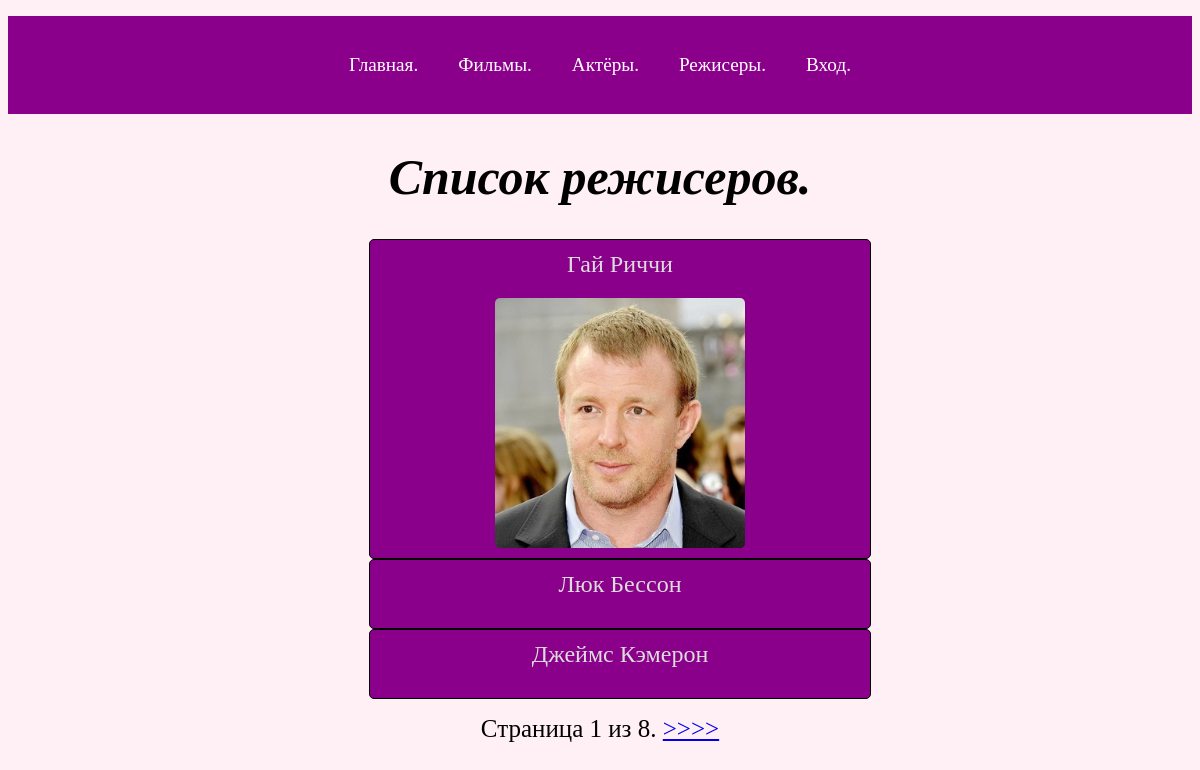
/direktor/, run on the app's committed database.
### kinopoisk/models.py (models this page shows, shortened)
class modelDirektor(models.Model):
    name = models.CharField(max_length=100, verbose_name='Режисер')
    info = models.TextField(verbose_name='Информация',null=True, blank=True)
    foto = models.FileField(blank=True, null=True,
                              verbose_name='Фото',
                              upload_to='fotoDirector/')
    def getUrl(self):
        return f'{self.id}/'

### kinopoisk/views.py (the view)
# urls.py: path('direktor/',views.direktorList.as_view(), name='alldirektor'),
class direktorList(generic.ListView):
    model = modelDirektor
    paginate_by = 3

### templates/kinopoisk/modeldirektor_list.html (shortened to what this page needs)
{% extends 'index.html' %}
{% load static %}
{% block heat %}
        <link rel="stylesheet" href="{% static 'css/index.css' %}">
        <link rel="stylesheet" href="{% static 'css/person.css' %}">
{% endblock %}
{% block content %}
    <h1>Список режисеров.</h1>
        <ul>
        {% for one in modeldirektor_list %}
            <li class="card">
                <a href="{{ one.getUrl }}"> {{ one.name }} </a>
                <img src="{% static one.foto %}" alt="" width="250px">
            </li>
        {% endfor %}
        </ul>
    <div class="pagination">
        <span class="step-links">
        <span class="current">
            Страница {{ page_obj.number }} из {{ page_obj.paginator.num_pages }}.
        </span>
            {% if page_obj.has_next %}
                <a href="?page={{ page_obj.next_page_number }}">>>>></a>
            {% endif %}
        </span>
    </div>
{% endblock %}

### kinopoisk/static/css/index.css (style rules this page uses)
body { background-color: #FFF0F5; }

### kinopoisk/static/css/person.css (style rules this page uses)
.card { flex-wrap: nowrap; justify-content: center; text-align: center; background-color:darkmagenta; border: 1px solid black; border-radius: 5px; display: flex; flex-direction: column; flex-grow: revert; flex-flow: column wrap; min-width: 25%; max-width: 60%; align-content: space-around; width: 500px; margin: auto; }
.card a { line-height: 2em; text-decoration: none; font-size: 1.5em; color: #DCDCDC; }
h1 { text-align: center; font-style: italic; font-size: 50px; }
img { margin: 10px; border-radius: 5px; }
.pagination { text-align: center; font-size: 25px; }

### data on the page
modelDirektor: name "Гай Риччи", foto (picture)
modelDirektor: name "Люк Бессон"
modelDirektor: name "Джеймс Кэмерон"

### other printed values
{{ page_obj.number }} "1"
{{ page_obj.paginator.num_pages }} "8"
